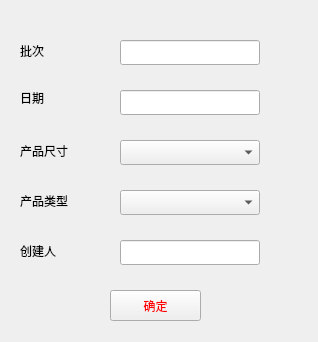
<?xml version="1.0" encoding="UTF-8"?>
<ui version="4.0">
 <class>batch_manage</class>
 <widget class="QWidget" name="batch_manage">
  <property name="geometry">
   <rect>
    <x>0</x>
    <y>0</y>
    <width>318</width>
    <height>342</height>
   </rect>
  </property>
  <property name="windowTitle">
   <string>Form</string>
  </property>
  <widget class="QLabel" name="label">
   <property name="geometry">
    <rect>
     <x>20</x>
     <y>40</y>
     <width>41</width>
     <height>21</height>
    </rect>
   </property>
   <property name="styleSheet">
    <string notr="true">font: 14pt &quot;Agency FB&quot;;
font: 14pt &quot;黑体&quot;;</string>
   </property>
   <property name="text">
    <string>批次</string>
   </property>
   <property name="margin">
    <number>-1</number>
   </property>
  </widget>
  <widget class="QLabel" name="label_2">
   <property name="geometry">
    <rect>
     <x>20</x>
     <y>90</y>
     <width>71</width>
     <height>16</height>
    </rect>
   </property>
   <property name="styleSheet">
    <string notr="true">font: 14pt &quot;Agency FB&quot;;
font: 14pt &quot;黑体&quot;;</string>
   </property>
   <property name="text">
    <string>日期</string>
   </property>
  </widget>
  <widget class="QLabel" name="label_3">
   <property name="geometry">
    <rect>
     <x>20</x>
     <y>140</y>
     <width>91</width>
     <height>21</height>
    </rect>
   </property>
   <property name="styleSheet">
    <string notr="true">font: 14pt &quot;Agency FB&quot;;
font: 14pt &quot;黑体&quot;;</string>
   </property>
   <property name="text">
    <string>产品尺寸</string>
   </property>
  </widget>
  <widget class="QLabel" name="label_4">
   <property name="geometry">
    <rect>
     <x>20</x>
     <y>240</y>
     <width>81</width>
     <height>21</height>
    </rect>
   </property>
   <property name="styleSheet">
    <string notr="true">font: 14pt &quot;Agency FB&quot;;
font: 14pt &quot;黑体&quot;;</string>
   </property>
   <property name="text">
    <string>创建人</string>
   </property>
  </widget>
  <widget class="QComboBox" name="comboBox">
   <property name="geometry">
    <rect>
     <x>120</x>
     <y>140</y>
     <width>140</width>
     <height>25</height>
    </rect>
   </property>
   <property name="styleSheet">
    <string notr="true">font: 14pt &quot;黑体&quot;;</string>
   </property>
  </widget>
  <widget class="QLineEdit" name="lineEdit">
   <property name="geometry">
    <rect>
     <x>120</x>
     <y>40</y>
     <width>140</width>
     <height>25</height>
    </rect>
   </property>
   <property name="styleSheet">
    <string notr="true">font: 14pt &quot;黑体&quot;;</string>
   </property>
  </widget>
  <widget class="QLineEdit" name="lineEdit_2">
   <property name="geometry">
    <rect>
     <x>120</x>
     <y>90</y>
     <width>140</width>
     <height>25</height>
    </rect>
   </property>
   <property name="styleSheet">
    <string notr="true">font: 14pt &quot;黑体&quot;;</string>
   </property>
  </widget>
  <widget class="QLineEdit" name="lineEdit_3">
   <property name="geometry">
    <rect>
     <x>120</x>
     <y>240</y>
     <width>140</width>
     <height>25</height>
    </rect>
   </property>
   <property name="styleSheet">
    <string notr="true">font: 14pt &quot;黑体&quot;;</string>
   </property>
  </widget>
  <widget class="QPushButton" name="pushButton">
   <property name="geometry">
    <rect>
     <x>110</x>
     <y>290</y>
     <width>91</width>
     <height>31</height>
    </rect>
   </property>
   <property name="autoFillBackground">
    <bool>false</bool>
   </property>
   <property name="styleSheet">
    <string notr="true">font: 14pt &quot;Agency FB&quot;;
font: 14pt &quot;黑体&quot;;
color: rgb(255, 0, 0)</string>
   </property>
   <property name="text">
    <string>确定</string>
   </property>
  </widget>
  <widget class="QComboBox" name="comboBox_2">
   <property name="geometry">
    <rect>
     <x>120</x>
     <y>190</y>
     <width>140</width>
     <height>25</height>
    </rect>
   </property>
  </widget>
  <widget class="QLabel" name="label_5">
   <property name="geometry">
    <rect>
     <x>20</x>
     <y>190</y>
     <width>111</width>
     <height>21</height>
    </rect>
   </property>
   <property name="styleSheet">
    <string notr="true">font: 14pt &quot;Agency FB&quot;;
font: 14pt &quot;黑体&quot;;</string>
   </property>
   <property name="text">
    <string>产品类型</string>
   </property>
  </widget>
 </widget>
 <resources/>
 <connections/>
</ui>
